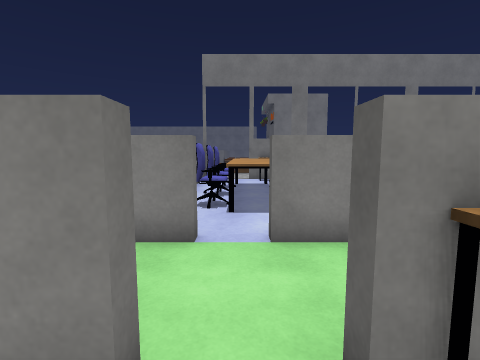
view 1 (above)

24 first-person views from a walk through a 3-D level made in the Unity game engine. The camera is 1.5 m above the floor, tilts 6° down and sees 85° across. The floor is counted in squares, 1 m on a side. Each view is taken from the middle of a square. On the plan, view 1 faces up. The plan holds only what a view shows up to about 14 squares ahead; the rest is blank. The place goes on beyond the plan. Door leaves are left out, so doorways stand open. Some surface patterns are stand-ins.

view 2
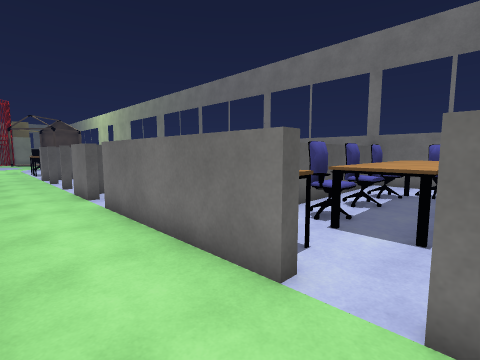

view 3
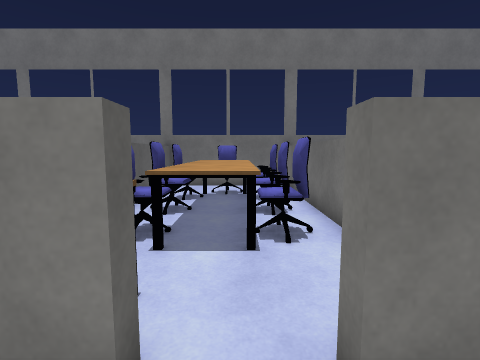

view 4
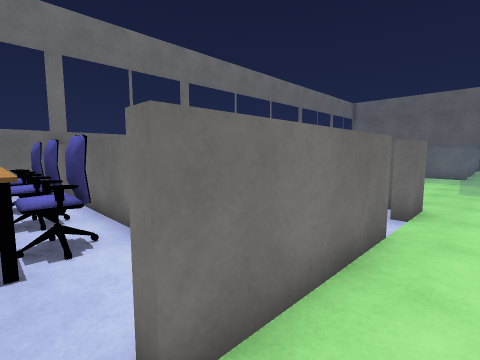

view 5
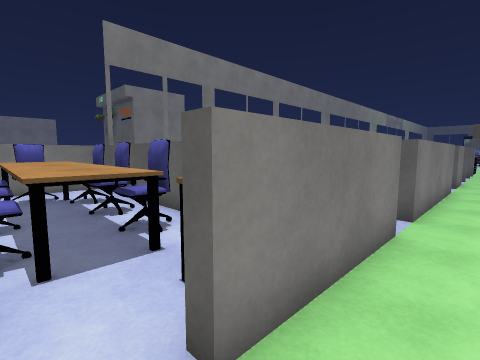

view 6
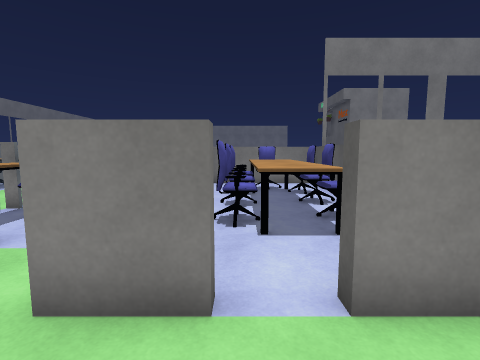

view 7
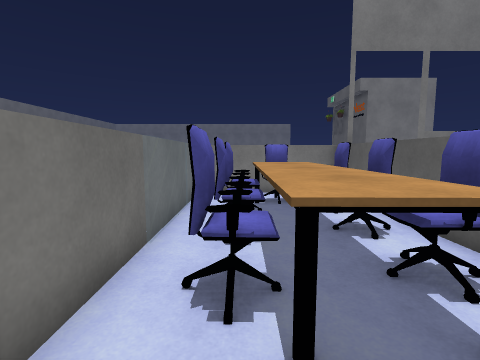

view 8
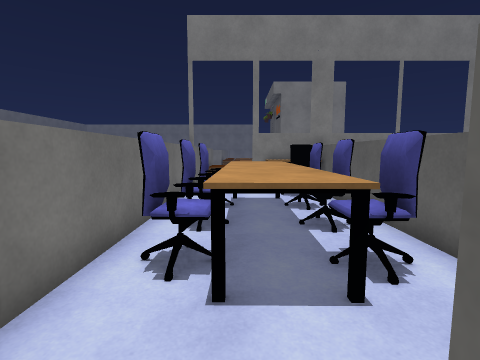

view 9
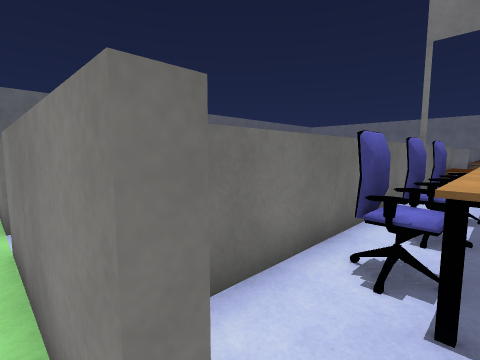

view 10
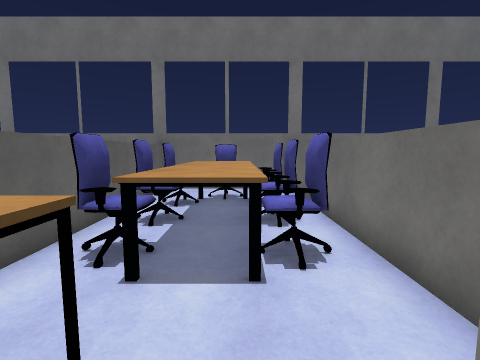

view 11
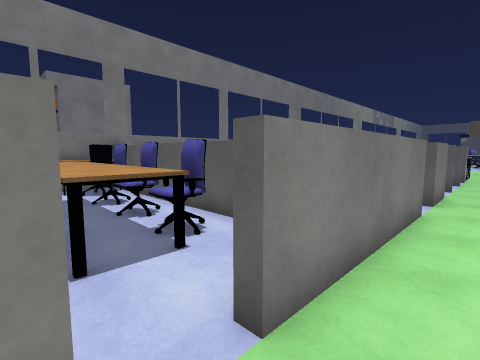

view 12
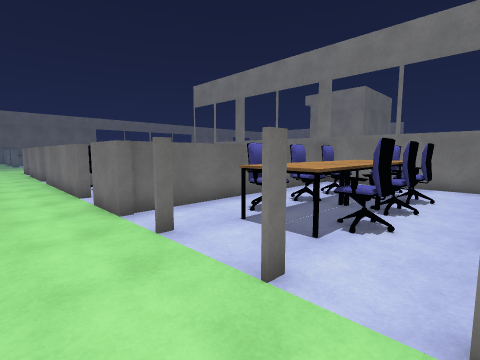

view 13
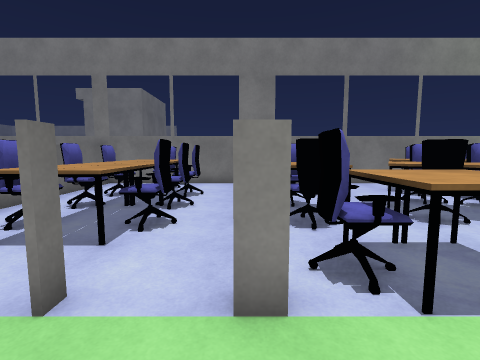

view 14
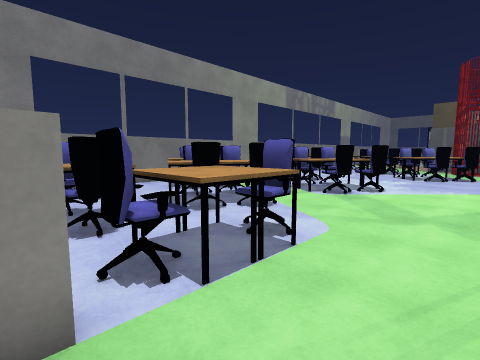

view 15
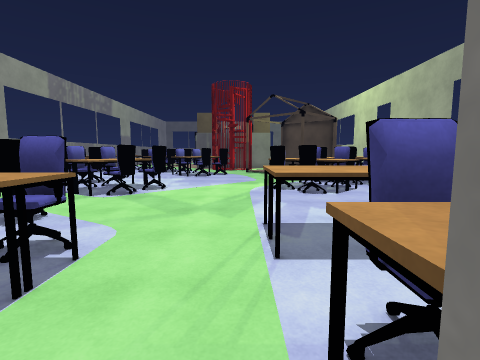

view 16
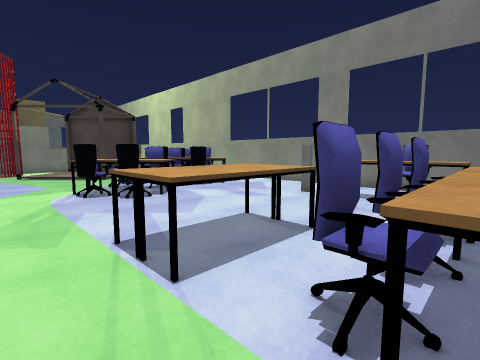

view 17
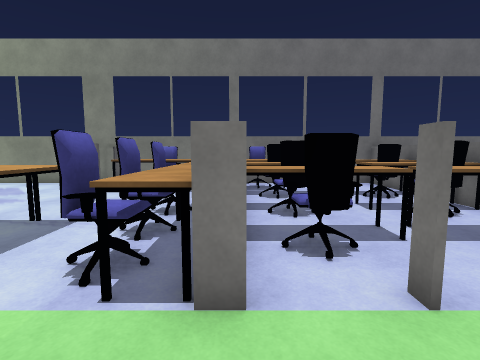

view 18
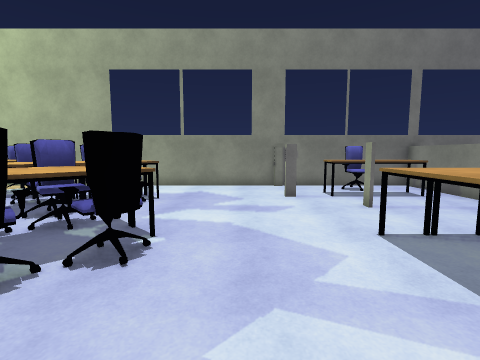

view 19
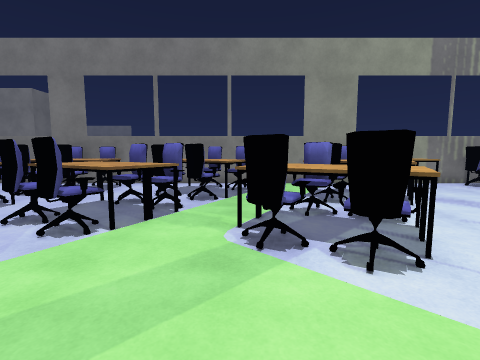

view 20
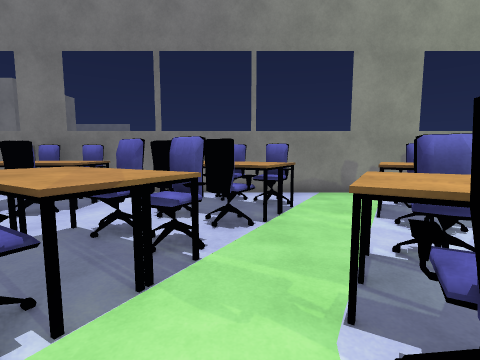

view 21
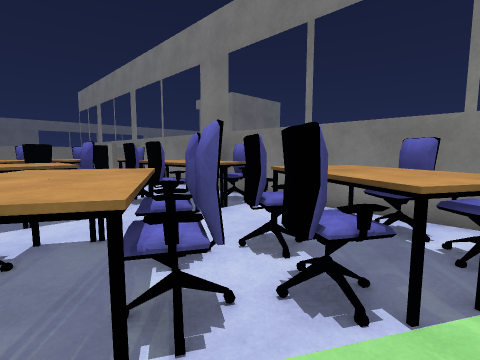

view 22
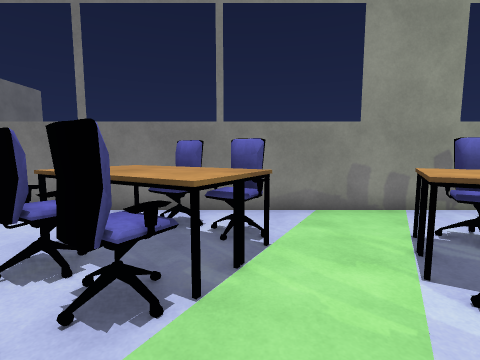

view 23
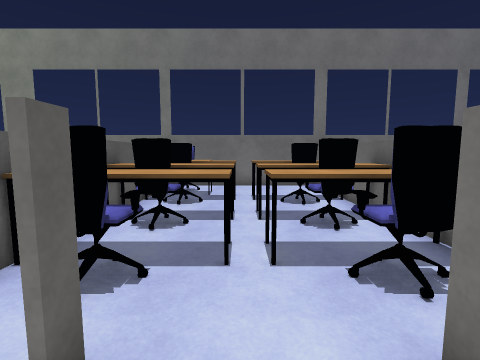

view 24
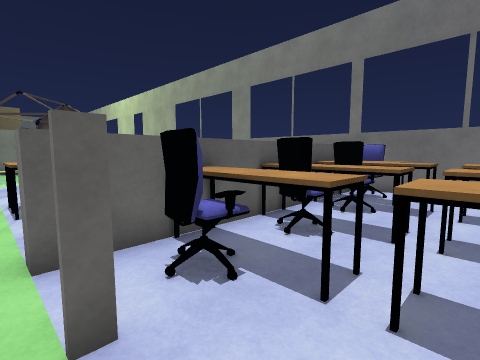

### Floor plan
Key: @ floor where view 1 was taken; # wall or solid block; . floor; = window, fence, low wall or low ledge; ^ raised ledge; O other object.
Columns run from 12 left of view 1 to 29 right of it. Each row starts with its distance up from view 1.
 15      ^^^^^^  ###     #####################
 14      . ...#  OO#     #.  ....OOOO  OO.....
 13     =. OO.#.OOO#     O.  O...O OO.O OO...O
 12      .OOOO#OOOO#      ..OOO..OOOO.OOOO..OO
 11      .OOO #OOOO#      .OOOO..OOO..OOOO.OOO
 10 OO  =.OOOO#OOOO#      .OOOO..OO.OOOOO...OO
  9 #   #.OOO #OOOO#      ..OOO..OO.OOOO..OO.O
  8  O   .OOOO#OOOO#      .OOOO..OO.OOOO..OOO.
  7  O  #.OOO.#OOOO#      ..OOO..OO.OOO..OOOO.
  6    .# ....#....#OO    ..OO....OOO....OOOO.
  5    .##..OO##.###OO#  #....#.#OOOO......O..
  4     ...................=..................
  3  .........................................
  2 =...##.#####...####..#....#...............
  1 ... #..   #..OO     .#.=....#OO.OO.....O..
  0           #.@..       .O..OO#OO.OO....OOO.
 -1           #.OO.#      OOOOOO#OO.OO....OO O
 -2           #OOOO#       OO.OO#O........OOOO
 -3           #OOOO#      OOOOOO#OO........OOO
 -4           #OOOO#      OOOOOO#...#.......O
 -5           #OOOO#      OOOOOO#..........OO
 -6           #OOOO#      OOOOOO#.OOOO.....OOO
 -7           #.OO.#      #...OO#.OOO.......O
 -8           #....#      #....O#..O.........
 -9           ######      ###################

Positions as (right, up) in squares from view 1, and headings:
1: (0, 0), facing up
2: (-1, 4), facing down-right
3: (0, 3), facing down
4: (0, 3), facing down-left
5: (-6, 3), facing up-right
6: (-6, 2), facing up
7: (-6, 5), facing up
8: (0, 4), facing up
9: (0, 4), facing up-left
10: (0, 2), facing down
11: (-1, 3), facing up-right
12: (16, 2), facing up-left
13: (16, 2), facing up
14: (16, 2), facing up-right
15: (16, 2), facing right
16: (17, 3), facing down-right
17: (16, 4), facing down
18: (24, 3), facing down
19: (25, 2), facing up
20: (24, 5), facing up
21: (25, 8), facing up-left
22: (25, 8), facing up
23: (13, 3), facing down
24: (12, 2), facing down-right
